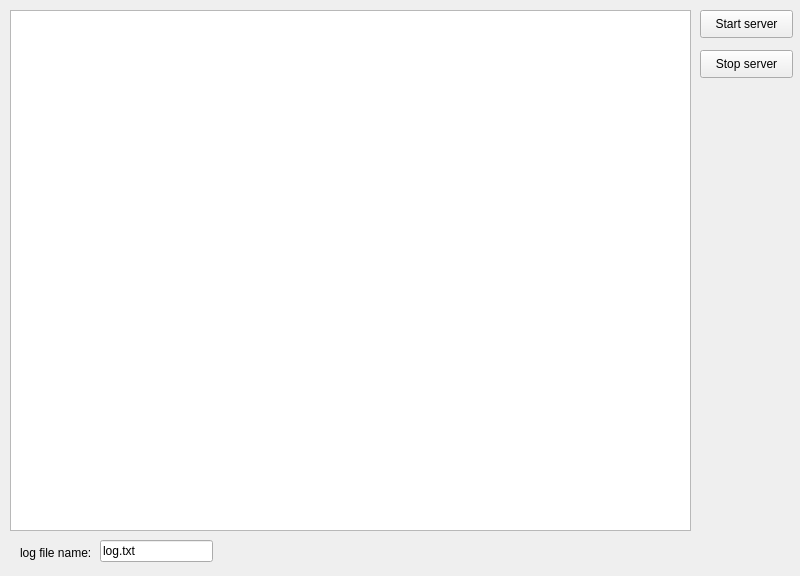
<?xml version="1.0" encoding="UTF-8"?>
<ui version="4.0">
 <class>MainWindow</class>
 <widget class="QMainWindow" name="MainWindow">
  <property name="geometry">
   <rect>
    <x>0</x>
    <y>0</y>
    <width>800</width>
    <height>576</height>
   </rect>
  </property>
  <property name="windowTitle">
   <string>MainWindow</string>
  </property>
  <widget class="QWidget" name="centralwidget">
   <widget class="QListView" name="listView">
    <property name="geometry">
     <rect>
      <x>10</x>
      <y>10</y>
      <width>681</width>
      <height>521</height>
     </rect>
    </property>
   </widget>
   <widget class="QPushButton" name="start_server">
    <property name="geometry">
     <rect>
      <x>700</x>
      <y>10</y>
      <width>93</width>
      <height>28</height>
     </rect>
    </property>
    <property name="text">
     <string>Start server</string>
    </property>
   </widget>
   <widget class="QPushButton" name="stop_server">
    <property name="geometry">
     <rect>
      <x>700</x>
      <y>50</y>
      <width>93</width>
      <height>28</height>
     </rect>
    </property>
    <property name="text">
     <string>Stop server</string>
    </property>
   </widget>
   <widget class="QLabel" name="label">
    <property name="geometry">
     <rect>
      <x>20</x>
      <y>545</y>
      <width>81</width>
      <height>16</height>
     </rect>
    </property>
    <property name="text">
     <string>log file name:</string>
    </property>
   </widget>
   <widget class="QLineEdit" name="log_name">
    <property name="geometry">
     <rect>
      <x>100</x>
      <y>540</y>
      <width>113</width>
      <height>22</height>
     </rect>
    </property>
    <property name="text">
     <string>log.txt</string>
    </property>
   </widget>
  </widget>
 </widget>
 <resources/>
 <connections/>
</ui>
